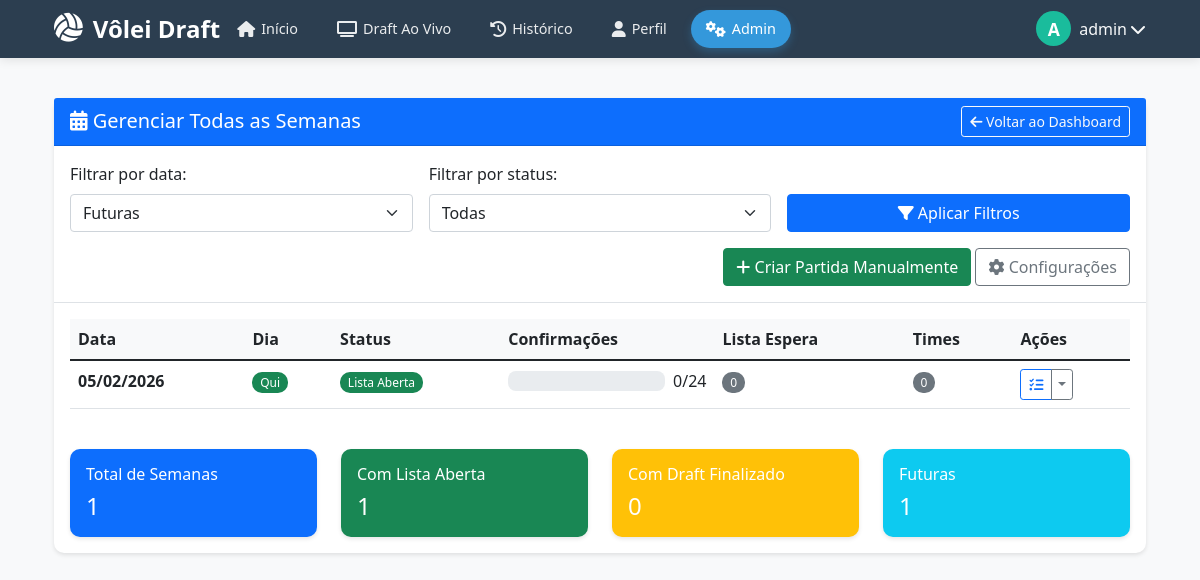
Screenshot of /admin/semanas/todas (signed in) with the database file from the repository.
### app.py (models this page shows, shortened)
class User(UserMixin, db.Model):
    id = db.Column(db.Integer, primary_key=True)
    username = db.Column(db.String(80), unique=True, nullable=False)
    password = db.Column(db.String(200), nullable=False)
    email = db.Column(db.String(120), unique=True, nullable=True)
    role = db.Column(db.String(20), nullable=False, default='jogador')
    jogador_id = db.Column(db.Integer, db.ForeignKey('jogador.id'))
    created_at = db.Column(db.DateTime, default=datetime.utcnow)
    last_login = db.Column(db.DateTime)
    foto_perfil = db.Column(db.String(200))
    jogador = db.relationship('Jogador', back_populates='user', uselist=False)

class Semana(db.Model):
    id = db.Column(db.Integer, primary_key=True)
    data = db.Column(db.Date, nullable=False, unique=True)
    descricao = db.Column(db.String(200))
    lista_aberta = db.Column(db.Boolean, default=True)
    lista_encerrada = db.Column(db.Boolean, default=False)
    draft_em_andamento = db.Column(db.Boolean, default=False)
    draft_finalizado = db.Column(db.Boolean, default=False)
    max_times = db.Column(db.Integer, default=2)
    max_jogadores_por_time = db.Column(db.Integer, default=6)
    tempo_escolha = db.Column(db.Integer, default=30)
    modo_draft = db.Column(db.String(20), default='snake')
    created_at = db.Column(db.DateTime, default=datetime.utcnow)
    encerrada_em = db.Column(db.DateTime)
    times = db.relationship('Time', backref='semana', lazy='dynamic')
    confirmacoes = db.relationship('Confirmacao', backref='semana', lazy='dynamic')
    lista_espera = db.relationship('ListaEspera', backref='semana', lazy='dynamic')

### app.py (the view)
@app.route('/admin/semanas/todas')
@admin_required
def admin_todas_semanas():
    filtro_data = request.args.get('filtro_data', 'futuras')  # futuras, passadas, todas
    filtro_status = request.args.get('filtro_status', 'todas')  # todas, abertas, fechadas, draft
    hoje = date.today()
    query = Semana.query
    if filtro_data == 'futuras':
        query = query.filter(Semana.data >= hoje)
    elif filtro_data == 'passadas':
        query = query.filter(Semana.data < hoje)
    if filtro_status == 'abertas':
        query = query.filter_by(lista_aberta=True)
    elif filtro_status == 'fechadas':
        query = query.filter_by(lista_encerrada=True, draft_em_andamento=False, draft_finalizado=False)
    elif filtro_status == 'draft_andamento':
        query = query.filter_by(draft_em_andamento=True)
    elif filtro_status == 'draft_finalizado':
        query = query.filter_by(draft_finalizado=True)
    semanas = query.order_by(Semana.data).all()
    semanas_com_info = []
    for semana in semanas:
        confirmados = Confirmacao.query.filter_by(semana_id=semana.id, confirmado=True).count()
        lista_espera = ListaEspera.query.filter_by(semana_id=semana.id, promovido=False).count()
        times = Time.query.filter_by(semana_id=semana.id).count()
        semanas_com_info.append({
            'semana': semana,
            'confirmados': confirmados,
            'lista_espera': lista_espera,
            'times': times,
            'total_vagas': semana.max_times * semana.max_jogadores_por_time
        })
    return render_template('admin/todas_semanas.html',
                         semanas_com_info=semanas_com_info,
                         hoje=hoje,
                         filtro_data=filtro_data,
                         filtro_status=filtro_status)

### templates/admin/todas_semanas.html (shortened to what this page needs)
{% extends "admin/base.html" %}
{% block admin_content %}
<div class="card">
    <div class="card-header bg-primary text-white">
        <div class="d-flex justify-content-between align-items-center">
            <h5 class="mb-0"><i class="fas fa-calendar-alt"></i> Gerenciar Todas as Semanas</h5>
            <div>
                <a href="{{ url_for('admin_dashboard') }}" class="btn btn-sm btn-outline-light">
                    <i class="fas fa-arrow-left"></i> Voltar ao Dashboard
                </a>
            </div>
        </div>
    </div>
    <div class="card-body border-bottom">
        <form method="GET" class="row g-3">
            <div class="col-md-4">
                <label for="filtro_data" class="form-label">Filtrar por data:</label>
                <select class="form-select" id="filtro_data" name="filtro_data">
                    <option value="futuras" {% if filtro_data == 'futuras' %}selected{% endif %}>Futuras</option>
                </select>
            </div>
            <div class="col-md-4">
                <label for="filtro_status" class="form-label">Filtrar por status:</label>
                <select class="form-select" id="filtro_status" name="filtro_status">
                    <option value="todas" {% if filtro_status == 'todas' %}selected{% endif %}>Todas</option>
                </select>
            </div>
            <div class="col-md-4 d-flex align-items-end">
                <button type="submit" class="btn btn-primary w-100">
                    <i class="fas fa-filter"></i> Aplicar Filtros
                </button>
            </div>
        </form>
        <div class="mt-3 text-end">
            <button type="button" class="btn btn-success" data-bs-toggle="modal" data-bs-target="#criarSemanaModal">
                <i class="fas fa-plus"></i> Criar Partida Manualmente
            </button>
            <a href="{{ url_for('admin_configuracoes') }}" class="btn btn-outline-secondary">
                <i class="fas fa-cog"></i> Configurações
            </a>
        </div>
    </div>
    <div class="card-body">
        {% if semanas_com_info %}
        <div class="table-responsive">
            <table class="table table-hover">
                <thead>
                    <tr>
                        <th>Data</th>
                        <th>Dia</th>
                        <th>Status</th>
                        <th>Confirmações</th>
                        <th>Lista Espera</th>
                        <th>Times</th>
                        <th>Ações</th>
                    </tr>
                </thead>
                <tbody>
                    {% for item in semanas_com_info %}
                    {% set semana = item.semana %}
                    <tr class="{% if semana.data == hoje %}table-info{% endif %} {% if semana.data < hoje %}table-secondary{% endif %}">
                        <td>
                            <strong>{{ format_date(semana.data) }}</strong>
                        </td>
                        <td>
                            <span class="badge {% if semana.data.weekday() == 3 %}bg-success{% else %}bg-info{% endif %}">
                                {{ get_dia_semana_curto(semana.data.weekday()) }}
                            </span>
                        </td>
                        <td>
                            {% if semana.lista_aberta %}
                            <span class="badge bg-success">Lista Aberta</span>
                            {% elif semana.lista_encerrada and not semana.draft_em_andamento %}
                            <span class="badge bg-warning">Lista Fechada</span>
                            {% elif semana.draft_em_andamento %}
                            <span class="badge bg-primary">Draft em Andamento</span>
                            {% elif semana.draft_finalizado %}
                            <span class="badge bg-dark">Draft Finalizado</span>
                            {% else %}
                            <span class="badge bg-secondary">Não Iniciada</span>
                            {% endif %}
                        </td>
                        <td>
                            <div class="d-flex align-items-center">
                                <div class="progress flex-grow-1" style="height: 20px;">
                                    {% set percentual = (item.confirmados / item.total_vagas * 100) if item.total_vagas > 0 else 0 %}
                                </div>
                                <span class="ms-2">{{ item.confirmados }}/{{ item.total_vagas }}</span>
                            </div>
                        </td>
                        <td>
                            {% if item.lista_espera > 0 %}
                            <span class="badge bg-warning">{{ item.lista_espera }}</span>
                            {% else %}
                            <span class="badge bg-secondary">0</span>
                            {% endif %}
                        </td>
                        <td>
                            {% if item.times > 0 %}
                            <span class="badge bg-success">{{ item.times }}</span>
                            {% else %}
                            <span class="badge bg-secondary">0</span>
                            {% endif %}
                        </td>
                        <td>
                            <div class="btn-group btn-group-sm">
                                <a href="{{ url_for('admin_dashboard', semana_id=semana.id) }}"
                                   class="btn btn-outline-primary" title="Gerenciar Semana">
                                    <i class="fas fa-tasks"></i>
                                </a>
                                <button type="button" class="btn btn-outline-secondary dropdown-toggle dropdown-toggle-split"
                                        data-bs-toggle="dropdown" aria-expanded="false">
                                </button>
                            </div>
                        </td>
                    </tr>
                    {% endfor %}
                </tbody>
            </table>
        </div>
        <div class="row mt-4">
            <div class="col-md-3">
                <div class="card text-white bg-primary">
                    <div class="card-body py-3">
                        <h6 class="card-title">Total de Semanas</h6>
                        <h4 class="mb-0">{{ semanas_com_info|length }}</h4>
                    </div>
                </div>
            </div>
            <div class="col-md-3">
                <div class="card text-white bg-success">
                    <div class="card-body py-3">
                        <h6 class="card-title">Com Lista Aberta</h6>
                        <h4 class="mb-0">{{ semanas_com_info|selectattr('semana.lista_aberta')|list|length }}</h4>
                    </div>
                </div>
            </div>
            <div class="col-md-3">
                <div class="card text-white bg-warning">
                    <div class="card-body py-3">
                        <h6 class="card-title">Com Draft Finalizado</h6>
                        <h4 class="mb-0">{{ semanas_com_info|selectattr('semana.draft_finalizado')|list|length }}</h4>
                    </div>
                </div>
            </div>
            <div class="col-md-3">
                <div class="card text-white bg-info">
                    <div class="card-body py-3">
                        <h6 class="card-title">Futuras</h6>
                        <h4 class="mb-0">{{ semanas_com_info|selectattr('semana.data', '>=', hoje)|list|length }}</h4>
                    </div>
                </div>
            </div>
        </div>
        {% endif %}
    </div>
</div>
{% endblock %}

### templates/base.html (shortened to what this page needs)
<!DOCTYPE html>
<html lang="pt-BR">
<head>
    <link href="https://cdn.jsdelivr.net/npm/bootstrap@5.3.0/dist/css/bootstrap.min.css" rel="stylesheet">
    <link rel="stylesheet" href="https://cdn.jsdelivr.net/npm/bootstrap-icons@1.10.0/font/bootstrap-icons.css">
    <link href="https://cdn.jsdelivr.net/npm/bootstrap@5.1.3/dist/css/bootstrap.min.css" rel="stylesheet">
    <link rel="stylesheet" href="https://cdnjs.cloudflare.com/ajax/libs/font-awesome/6.0.0/css/all.min.css">
    <link rel="stylesheet" href="{{ url_for('static', filename='css/draft.css') }}">
</head>
<body>
    <nav class="nav-optimized">
        <div class="container">
            <div class="main-nav">
                <a class="nav-brand" href="{{ url_for('index') }}">
                    <i class="fas fa-volleyball-ball"></i>
                    <span>Vôlei Draft</span>
                </a>
                <ul class="nav-links">
                    <li class="nav-link-item">
                        <a class="nav-link {% if request.endpoint == 'index' %}active{% endif %}"
                        href="{{ url_for('index') }}">
                            <i class="fas fa-home"></i>
                            <span>Início</span>
                        </a>
                    </li>
                    <li class="nav-link-item">
                        <a class="nav-link {% if request.endpoint == 'draft_publico' %}active{% endif %}"
                        href="{{ url_for('draft_publico') }}">
                            <i class="fas fa-tv"></i>
                            <span>Draft Ao Vivo</span>
                        </a>
                    </li>
                    <li class="nav-link-item">
                        <a class="nav-link {% if request.endpoint == 'ver_times' %}active{% endif %}"
                        href="{{ url_for('ver_times') }}">
                            <i class="fas fa-history"></i>
                            <span>Histórico</span>
                        </a>
                    </li>
                    {% if current_user.is_authenticated %}
                    <li class="nav-link-item">
                        <a class="nav-link {% if request.endpoint == 'perfil' %}active{% endif %}"
                        href="{{ url_for('perfil') }}">
                            <i class="fas fa-user"></i>
                            <span>Perfil</span>
                        </a>
                    </li>
                    {% endif %}
                    {% if current_user.is_authenticated and current_user.role == 'admin' %}
                    <li class="nav-link-item">
                        <a class="nav-link {% if 'admin_' in request.endpoint %}active{% endif %}"
                        href="{{ url_for('admin_dashboard') }}">
                            <i class="fas fa-cogs"></i>
                            <span>Admin</span>
                        </a>
                    </li>
                    {% endif %}
                </ul>
                <div class="user-menu">
                    {% if current_user.is_authenticated %}
                    <div class="dropdown">
                        <button class="btn btn-link text-light p-0 d-flex align-items-center"
                                type="button"
                                id="userDropdown"
                                data-bs-toggle="dropdown"
                                aria-expanded="false"
                                style="text-decoration: none;">
                            {% if current_user.jogador and current_user.jogador.foto_perfil %}
                            <div class="me-2" title="{{ current_user.username }}">
                                <img src="{{ current_user.jogador.foto_perfil }}"
                                    alt="{{ current_user.username }}"
                                    style="width: 35px; height: 35px; border-radius: 50%; object-fit: cover; border: 2px solid rgba(255,255,255,0.3);">
                            </div>
                            {% else %}
                            <div class="user-avatar me-2" title="{{ current_user.username }}">
                                {{ current_user.username[0]|upper }}
                            </div>
                            {% endif %}
                            <span class="d-none d-md-inline me-1">{{ current_user.username }}</span>
                            <i class="fas fa-chevron-down"></i>
                        </button>
                    </div>
                    {% endif %}
                </div>
            </div>
        </div>
    </nav>
    <main class="container py-4">
        {% block content %}{% endblock %}
    </main>
</body>
</html>

### rows the page displays
User: username "A", username "admin"
Semana: data "05/02/2026", data "Qui"

### other values shown
{{ item.confirmados }} "0"
{{ item.total_vagas }} "24"
{{ semanas_com_info|length }} "1"
{{ semanas_com_info|selectattr('semana.lista_aberta')|list|length }} "1"
{{ semanas_com_info|selectattr('semana.draft_finalizado')|list|length }} "0"
{{ semanas_com_info|selectattr('semana.data', '>=', hoje)|list|length }} "1"
